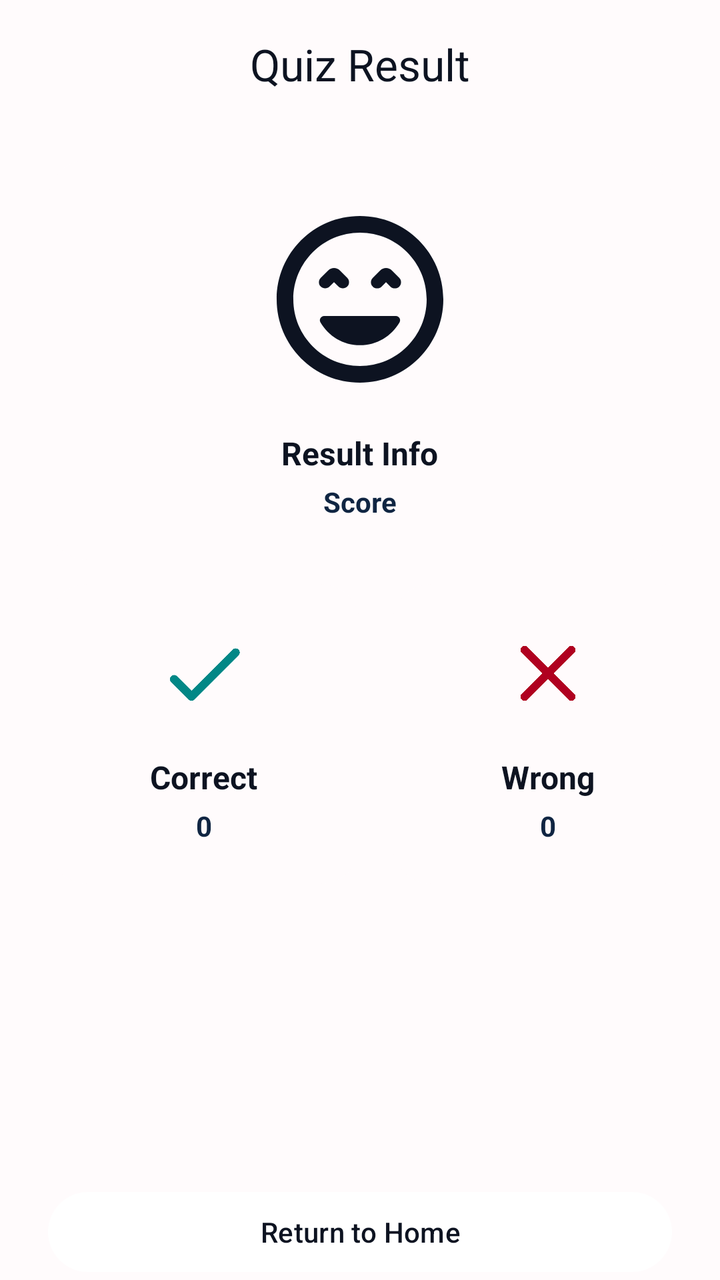
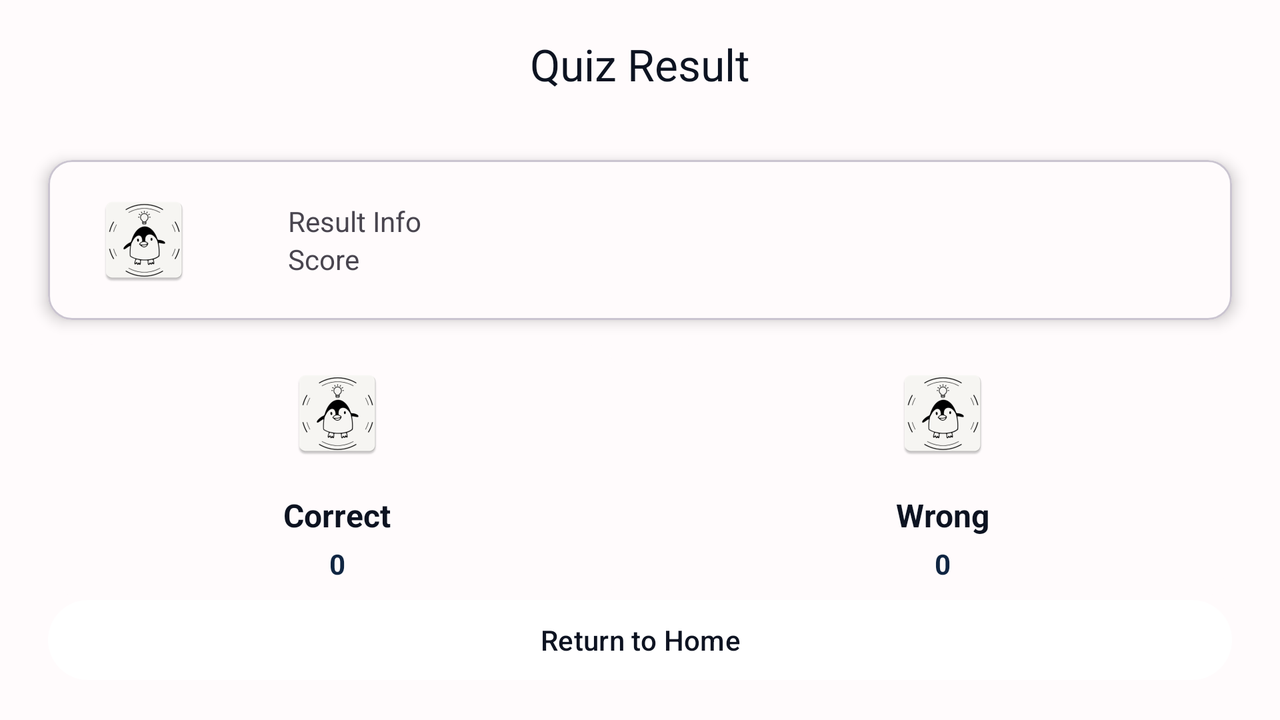

The same Android screen from two of the app's own layout files: first res/layout/ as a phone draws it, then the repository's variant for another configuration, drawn on a device whose configuration selects that folder. Both files follow.
<!-- AndroidManifest.xml: application theme Theme.QuizApp -->
<!-- res/layout/activity_result.xml -->
<?xml version="1.0" encoding="utf-8"?>
<androidx.constraintlayout.widget.ConstraintLayout xmlns:android="http://schemas.android.com/apk/res/android"
    xmlns:app="http://schemas.android.com/apk/res-auto"
    xmlns:tools="http://schemas.android.com/tools"
    android:id="@+id/main"
    android:layout_width="match_parent"
    android:layout_height="match_parent"
    android:background="@color/background"
    tools:context=".ResultActivity">

    
    <com.google.android.material.appbar.AppBarLayout
        android:id="@+id/appBar"
        android:layout_width="match_parent"
        android:layout_height="?attr/actionBarSize"
        android:background="@color/background"
        android:elevation="0dp"
        app:layout_constraintTop_toTopOf="parent">

        <com.google.android.material.appbar.MaterialToolbar
            android:layout_width="match_parent"
            android:layout_height="match_parent"
            app:title="Quiz Result"
            app:titleCentered="true"
            app:titleTextColor="@color/text_color" />
    </com.google.android.material.appbar.AppBarLayout>

    
    <com.google.android.material.card.MaterialCardView
        android:id="@+id/mainCard"
        android:layout_width="0dp"
        android:layout_height="wrap_content"
        android:layout_marginHorizontal="24dp"
        android:layout_marginTop="16dp"
        app:cardBackgroundColor="@color/card_background"
        app:cardCornerRadius="20dp"
        app:layout_constraintEnd_toEndOf="parent"
        app:layout_constraintStart_toStartOf="parent"
        app:layout_constraintTop_toBottomOf="@id/appBar"
        app:strokeWidth="0dp">

        <LinearLayout
            android:layout_width="match_parent"
            android:layout_height="200dp"
            android:gravity="center"
            android:orientation="vertical">

            <ImageView
                android:id="@+id/result_image"
                android:layout_width="100dp"
                android:layout_height="100dp"
                android:src="@drawable/round_happy" />

            <TextView
                android:id="@+id/resultInfo"
                android:layout_width="wrap_content"
                android:layout_height="wrap_content"
                android:layout_marginTop="16dp"
                android:text="Result Info"
                android:textColor="@color/text_color"
                android:textSize="16sp"
                android:textStyle="bold" />

            <TextView
                android:id="@+id/resultScore"
                android:layout_width="wrap_content"
                android:layout_height="wrap_content"
                android:layout_marginTop="4dp"
                android:text="Score"
                android:textColor="@color/text_secondary_color"
                android:textSize="14sp"
                android:textStyle="bold" />

        </LinearLayout>
    </com.google.android.material.card.MaterialCardView>

    
    <androidx.constraintlayout.widget.ConstraintLayout
        android:id="@+id/horizontalContainer"
        android:layout_width="0dp"
        android:layout_height="wrap_content"
        android:layout_marginHorizontal="24dp"
        android:layout_marginTop="12dp"
        app:layout_constraintEnd_toEndOf="parent"
        app:layout_constraintStart_toStartOf="parent"
        app:layout_constraintTop_toBottomOf="@id/mainCard">

        <com.google.android.material.card.MaterialCardView
            android:id="@+id/correctCard"
            android:layout_width="0dp"
            android:layout_height="wrap_content"
            android:layout_marginEnd="8dp"
            app:cardBackgroundColor="@color/card_background"
            app:cardCornerRadius="20dp"
            app:layout_constraintBottom_toBottomOf="parent"
            app:layout_constraintEnd_toStartOf="@id/wrongCard"
            app:layout_constraintStart_toStartOf="parent"
            app:layout_constraintTop_toTopOf="parent"
            app:layout_constraintWidth_percent="0.5"
            app:strokeWidth="0dp">

            <LinearLayout
                android:layout_width="match_parent"
                android:layout_height="150dp"
                android:gravity="center"
                android:orientation="vertical">

                <ImageView
                    android:layout_width="50dp"
                    android:layout_height="50dp"
                    android:src="@drawable/round_correct" />

                <TextView
                    android:layout_width="wrap_content"
                    android:layout_height="wrap_content"
                    android:layout_marginTop="16dp"
                    android:text="Correct"
                    android:textColor="@color/text_color"
                    android:textSize="16sp"
                    android:textStyle="bold" />

                <TextView
                    android:id="@+id/correctScore"
                    android:layout_width="wrap_content"
                    android:layout_height="wrap_content"
                    android:layout_marginTop="4dp"
                    android:text="0"
                    android:textColor="@color/text_secondary_color"
                    android:textSize="14sp"
                    android:textStyle="bold" />

            </LinearLayout>
        </com.google.android.material.card.MaterialCardView>

        <com.google.android.material.card.MaterialCardView
            android:id="@+id/wrongCard"
            android:layout_width="0dp"
            android:layout_height="wrap_content"
            android:layout_marginStart="8dp"
            app:cardBackgroundColor="@color/card_background"
            app:cardCornerRadius="20dp"
            app:layout_constraintBottom_toBottomOf="parent"
            app:layout_constraintEnd_toEndOf="parent"
            app:layout_constraintStart_toEndOf="@id/correctCard"
            app:layout_constraintTop_toTopOf="parent"
            app:layout_constraintWidth_percent="0.5"
            app:strokeWidth="0dp">

            <LinearLayout
                android:layout_width="match_parent"
                android:layout_height="150dp"
                android:gravity="center"
                android:orientation="vertical">

                <ImageView
                    android:layout_width="50dp"
                    android:layout_height="50dp"
                    android:src="@drawable/round_wrong" />

                <TextView
                    android:layout_width="wrap_content"
                    android:layout_height="wrap_content"
                    android:layout_marginTop="16dp"
                    android:text="Wrong"
                    android:textColor="@color/text_color"
                    android:textSize="16sp"
                    android:textStyle="bold" />

                <TextView
                    android:id="@+id/wrongScore"
                    android:layout_width="wrap_content"
                    android:layout_height="wrap_content"
                    android:layout_marginTop="4dp"
                    android:text="0"
                    android:textColor="@color/text_secondary_color"
                    android:textSize="14sp"
                    android:textStyle="bold" />

            </LinearLayout>
        </com.google.android.material.card.MaterialCardView>

    </androidx.constraintlayout.widget.ConstraintLayout>

    
    <com.google.android.material.button.MaterialButton
        android:id="@+id/returnHomeBtn"
        android:layout_width="match_parent"
        android:layout_height="wrap_content"
        android:layout_marginHorizontal="24dp"
        android:text="Return to Home"
        android:textColor="@color/text_color"
        app:layout_constraintBottom_toBottomOf="parent"
        app:layout_constraintEnd_toEndOf="parent"
        app:layout_constraintStart_toStartOf="parent"
        app:layout_constraintVertical_bias="1" />

</androidx.constraintlayout.widget.ConstraintLayout>
<!-- resources referenced by this layout -->
<resources>
  <color name="background">#FFFBFC</color>
  <color name="card_background">#FFFBFC</color>
  <color name="text_color">#0D1321</color>
  <color name="text_secondary_color">#102542</color>
  <!-- drawable round_correct (drawable) -->
  <vector xmlns:android="http://schemas.android.com/apk/res/android"
      android:width="24dp"
      android:height="24dp"
      android:tint="@color/design_default_color_secondary_variant"
      android:viewportWidth="24"
      android:viewportHeight="24">
  
      <path
          android:fillColor="@android:color/white"
          android:pathData="M9,16.17L5.53,12.7c-0.39,-0.39 -1.02,-0.39 -1.41,0 -0.39,0.39 -0.39,1.02 0,1.41l4.18,4.18c0.39,0.39 1.02,0.39 1.41,0L20.29,7.71c0.39,-0.39 0.39,-1.02 0,-1.41 -0.39,-0.39 -1.02,-0.39 -1.41,0L9,16.17z" />
  
  </vector>
  <!-- drawable round_wrong (drawable) -->
  <vector xmlns:android="http://schemas.android.com/apk/res/android"
      android:width="24dp"
      android:height="24dp"
      android:tint="@color/design_default_color_error"
      android:viewportWidth="24"
      android:viewportHeight="24">
  
      <path
          android:fillColor="@android:color/white"
          android:pathData="M18.3,5.71c-0.39,-0.39 -1.02,-0.39 -1.41,0L12,10.59 7.11,5.7c-0.39,-0.39 -1.02,-0.39 -1.41,0 -0.39,0.39 -0.39,1.02 0,1.41L10.59,12 5.7,16.89c-0.39,0.39 -0.39,1.02 0,1.41 0.39,0.39 1.02,0.39 1.41,0L12,13.41l4.89,4.89c0.39,0.39 1.02,0.39 1.41,0 0.39,-0.39 0.39,-1.02 0,-1.41L13.41,12l4.89,-4.89c0.38,-0.38 0.38,-1.02 0,-1.4z" />
  
  </vector>
  <style name="Theme.QuizApp" parent="Base.Theme.QuizApp" />
  <style name="Base.Theme.QuizApp" parent="Theme.Material3.Light.NoActionBar">
          
          <item name="colorPrimary">@color/white</item>
          <item name="colorPrimaryVariant">@color/white</item>
          <item name="colorOnPrimary">@color/white</item>
  
          
          <item name="android:statusBarColor">@color/background</item>
          <item name="android:windowLightStatusBar">true</item>
          <item name="android:navigationBarColor">@color/background</item>
          <item name="android:windowLightNavigationBar">true</item>
  
          
          <item name="textAppearanceTitleLarge">@style/TextAppearance.Material3.ActionBar.Title</item>
          <item name="materialAlertDialogTheme">@style/AlertDialog</item>
      </style>
  <color name="white">#FFFFFFFF</color>
  <style name="AlertDialog" parent="ThemeOverlay.Material3.MaterialAlertDialog.Centered">
          <item name="colorPrimary">@color/background</item>
          <item name="colorOnSecondary">@color/black</item>
          <item name="android:background">@color/card_background</item>
          <item name="android:textColor">@color/text_color</item>
          <item name="android:gravity">center</item>
          <item name="buttonBarPositiveButtonStyle">@style/PositiveButtonStyle</item>
          <item name="buttonBarNegativeButtonStyle">@style/NegativeButtonStyle</item>
      </style>
  <color name="black">#FF000000</color>
  <style name="PositiveButtonStyle" parent="Widget.MaterialComponents.Button.TextButton">
          <item name="android:textColor">@color/text_color</item>
          <item name="android:textStyle">normal</item>
          <item name="textAllCaps">true</item>
      </style>
  <style name="NegativeButtonStyle" parent="Widget.MaterialComponents.Button.TextButton.Dialog">
          <item name="android:textColor">@color/text_color</item>
          <item name="textAllCaps">true</item>
      </style>
</resources>
<!-- res/layout-land/activity_result.xml (the repository's variant of the layout above) -->
<!-- drawn on the phone turned sideways -->
<?xml version="1.0" encoding="utf-8"?>
<androidx.constraintlayout.widget.ConstraintLayout xmlns:android="http://schemas.android.com/apk/res/android"
    xmlns:app="http://schemas.android.com/apk/res-auto"
    xmlns:tools="http://schemas.android.com/tools"
    android:id="@+id/main"
    android:layout_width="match_parent"
    android:layout_height="match_parent"
    android:background="@color/background"
    tools:context=".ResultActivity">

    
    <com.google.android.material.appbar.AppBarLayout
        android:id="@+id/appBar"
        android:layout_width="match_parent"
        android:layout_height="?attr/actionBarSize"
        android:background="@color/background"
        android:elevation="0dp"
        app:layout_constraintTop_toTopOf="parent">

        <com.google.android.material.appbar.MaterialToolbar
            android:layout_width="match_parent"
            android:layout_height="match_parent"
            app:title="Quiz Result"
            app:titleCentered="true"
            app:titleTextColor="@color/text_color" />
    </com.google.android.material.appbar.AppBarLayout>

    
    <com.google.android.material.card.MaterialCardView
        android:id="@+id/mainCard"
        android:layout_width="match_parent"
        android:layout_height="wrap_content"
        android:layout_marginHorizontal="24dp"
        android:layout_marginTop="16dp"
        app:cardBackgroundColor="@color/card_background"
        app:cardCornerRadius="12dp"
        app:cardElevation="4dp"
        app:layout_constraintTop_toBottomOf="@id/appBar">

        <FrameLayout
            android:layout_width="match_parent"
            android:layout_height="match_parent">

            <androidx.constraintlayout.widget.ConstraintLayout
                android:layout_width="match_parent"
                android:layout_height="wrap_content">

                <ImageView
                    android:id="@+id/result_image"
                    android:layout_width="wrap_content"
                    android:layout_height="wrap_content"
                    android:src="@mipmap/ic_launcher"
                    app:layout_constraintStart_toStartOf="parent"
                    app:layout_constraintEnd_toStartOf="@id/resultInfoContainer"
                    app:layout_constraintTop_toTopOf="parent"
                    app:layout_constraintBottom_toBottomOf="parent"
                    android:layout_marginHorizontal="24dp"
                    android:layout_marginVertical="16dp"
                    />

                <LinearLayout
                    android:id="@+id/resultInfoContainer"
                    android:layout_width="0dp"
                    android:layout_height="wrap_content"
                    android:orientation="vertical"
                    app:layout_constraintBottom_toBottomOf="parent"
                    app:layout_constraintStart_toEndOf="@id/result_image"
                    app:layout_constraintEnd_toEndOf="parent"
                    app:layout_constraintTop_toTopOf="parent"
                    android:layout_marginHorizontal="24dp"


                    >

                    <TextView
                        android:id="@+id/resultInfo"
                        android:layout_width="wrap_content"
                        android:layout_height="wrap_content"
                        android:text="Result Info" />

                    <TextView
                        android:id="@+id/resultScore"
                        android:layout_width="wrap_content"
                        android:layout_height="wrap_content"
                        android:text="Score" />
                </LinearLayout>
            </androidx.constraintlayout.widget.ConstraintLayout>
        </FrameLayout>
    </com.google.android.material.card.MaterialCardView>


    
    <androidx.constraintlayout.widget.ConstraintLayout
        android:id="@+id/horizontalContainer"
        android:layout_width="0dp"
        android:layout_height="wrap_content"
        android:layout_marginHorizontal="24dp"
        android:layout_marginTop="12dp"
        app:layout_constraintEnd_toEndOf="parent"
        app:layout_constraintStart_toStartOf="parent"
        app:layout_constraintTop_toBottomOf="@id/mainCard">

        <com.google.android.material.card.MaterialCardView
            android:id="@+id/correctCard"
            android:layout_width="0dp"
            android:layout_height="wrap_content"
            android:layout_marginEnd="8dp"
            app:cardBackgroundColor="@color/card_background"
            app:cardCornerRadius="20dp"
            app:layout_constraintBottom_toBottomOf="parent"
            app:layout_constraintEnd_toStartOf="@id/wrongCard"
            app:layout_constraintStart_toStartOf="parent"
            app:layout_constraintTop_toTopOf="parent"
            app:layout_constraintWidth_percent="0.48"
            app:strokeWidth="0dp">

            <LinearLayout
                android:layout_width="match_parent"
                android:layout_height="130dp"
                android:gravity="center"
                android:orientation="vertical">

                <ImageView
                    android:layout_width="wrap_content"
                    android:layout_height="wrap_content"
                    android:src="@mipmap/ic_launcher" />

                <TextView
                    android:layout_width="wrap_content"
                    android:layout_height="wrap_content"
                    android:layout_marginTop="16dp"
                    android:text="Correct"
                    android:textColor="@color/text_color"
                    android:textSize="16sp"
                    android:textStyle="bold" />

                <TextView
                    android:id="@+id/correctScore"
                    android:layout_width="wrap_content"
                    android:layout_height="wrap_content"
                    android:layout_marginTop="4dp"
                    android:text="0"
                    android:textColor="@color/text_secondary_color"
                    android:textSize="14sp"
                    android:textStyle="bold" />

            </LinearLayout>
        </com.google.android.material.card.MaterialCardView>

        <com.google.android.material.card.MaterialCardView
            android:id="@+id/wrongCard"
            android:layout_width="0dp"
            android:layout_height="wrap_content"
            android:layout_marginStart="8dp"
            app:cardBackgroundColor="@color/card_background"
            app:cardCornerRadius="20dp"
            app:layout_constraintBottom_toBottomOf="parent"
            app:layout_constraintEnd_toEndOf="parent"
            app:layout_constraintStart_toEndOf="@id/correctCard"
            app:layout_constraintTop_toTopOf="parent"
            app:layout_constraintWidth_percent="0.48"
            app:strokeWidth="0dp">

            <LinearLayout
                android:layout_width="match_parent"
                android:layout_height="130dp"
                android:gravity="center"
                android:orientation="vertical">

                <ImageView
                    android:layout_width="wrap_content"
                    android:layout_height="wrap_content"
                    android:src="@mipmap/ic_launcher" />

                <TextView
                    android:layout_width="wrap_content"
                    android:layout_height="wrap_content"
                    android:layout_marginTop="16dp"
                    android:text="Wrong"
                    android:textColor="@color/text_color"
                    android:textSize="16sp"
                    android:textStyle="bold" />

                <TextView
                    android:id="@+id/wrongScore"
                    android:layout_width="wrap_content"
                    android:layout_height="wrap_content"
                    android:layout_marginTop="4dp"
                    android:text="0"
                    android:textColor="@color/text_secondary_color"
                    android:textSize="14sp"
                    android:textStyle="bold" />

            </LinearLayout>
        </com.google.android.material.card.MaterialCardView>

    </androidx.constraintlayout.widget.ConstraintLayout>

    
    <com.google.android.material.button.MaterialButton
        android:id="@+id/returnHomeBtn"
        android:layout_width="match_parent"
        android:layout_height="wrap_content"
        android:layout_marginHorizontal="24dp"
        android:layout_marginBottom="16dp"
        android:text="Return to Home"
        android:textColor="@color/text_color"
        app:layout_constraintBottom_toBottomOf="parent"
        app:layout_constraintEnd_toEndOf="parent"
        app:layout_constraintStart_toStartOf="parent"
        app:layout_constraintVertical_bias="1" />

</androidx.constraintlayout.widget.ConstraintLayout>
<!-- resources referenced by the variant -->
<!-- as the phone turned sideways resolves them -->
<resources>
  <color name="background">#FFFBFC</color>
  <color name="card_background">#FFFBFC</color>
  <color name="text_color">#0D1321</color>
  <color name="text_secondary_color">#102542</color>
  <!-- mipmap ic_launcher: webp bitmap (mipmap-hdpi, 1926 bytes) -->
  <style name="Theme.QuizApp" parent="Base.Theme.QuizApp" />
  <style name="Base.Theme.QuizApp" parent="Theme.Material3.Light.NoActionBar">
          
          <item name="colorPrimary">@color/white</item>
          <item name="colorPrimaryVariant">@color/white</item>
          <item name="colorOnPrimary">@color/white</item>
  
          
          <item name="android:statusBarColor">@color/background</item>
          <item name="android:windowLightStatusBar">true</item>
          <item name="android:navigationBarColor">@color/background</item>
          <item name="android:windowLightNavigationBar">true</item>
  
          
          <item name="textAppearanceTitleLarge">@style/TextAppearance.Material3.ActionBar.Title</item>
          <item name="materialAlertDialogTheme">@style/AlertDialog</item>
      </style>
  <color name="white">#FFFFFFFF</color>
  <style name="AlertDialog" parent="ThemeOverlay.Material3.MaterialAlertDialog.Centered">
          <item name="colorPrimary">@color/background</item>
          <item name="colorOnSecondary">@color/black</item>
          <item name="android:background">@color/card_background</item>
          <item name="android:textColor">@color/text_color</item>
          <item name="android:gravity">center</item>
          <item name="buttonBarPositiveButtonStyle">@style/PositiveButtonStyle</item>
          <item name="buttonBarNegativeButtonStyle">@style/NegativeButtonStyle</item>
      </style>
  <color name="black">#FF000000</color>
  <style name="PositiveButtonStyle" parent="Widget.MaterialComponents.Button.TextButton">
          <item name="android:textColor">@color/text_color</item>
          <item name="android:textStyle">normal</item>
          <item name="textAllCaps">true</item>
      </style>
  <style name="NegativeButtonStyle" parent="Widget.MaterialComponents.Button.TextButton.Dialog">
          <item name="android:textColor">@color/text_color</item>
          <item name="textAllCaps">true</item>
      </style>
</resources>
